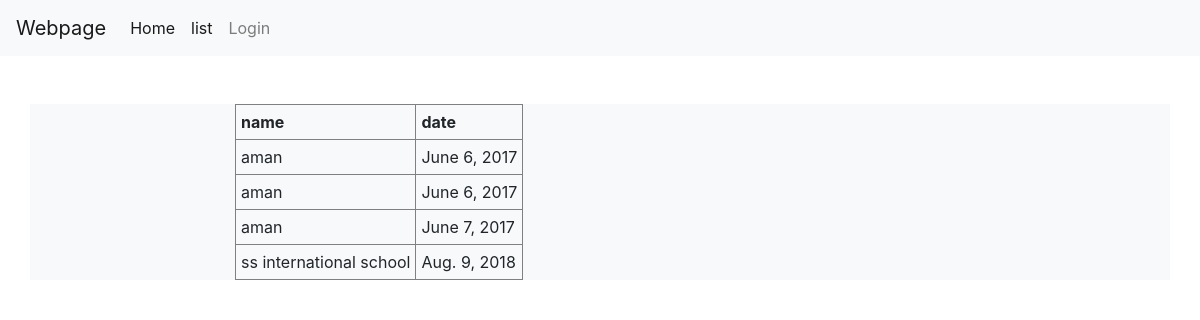
The page /second/list/ on the database its author committed.
### second_app/models.py (models this page shows, shortened)
class AccessRecord(models.Model):
    name=models.ForeignKey(Webpage)
    date=models.DateField()

class Webpage(models.Model):
    topic=models.ForeignKey(Topic)
    name=models.CharField(max_length=264,unique=True)
    url=models.URLField(unique=True)
    def __str__(self):
        return self.name

### second_app/views.py (the view)
def dater(request):
    date_list=AccessRecord.objects.order_by('date')
    dic={'my_list':date_list}
    return render(request,'list.html',context=dic)

### templates/list.html
{% extends 'first_app/basic.html' %}
{% block body_block%}
    {% load staticfiles %}
    {% if my_list %}
        <table  border="1" cellpadding="5" cellspacing="0">
                <tr style="font-weight:bolder">
                    <td>name</td>
                    <td>date</td>
                </tr>
            {% for l in my_list %}
                <tr>
                    <td>{{ l.name }}</td>
                    <td>{{ l.date }}</td>
                </tr>
            {% endfor %}
        </table>
    {% endif %}
{% endblock %}

### rows shown on the page
AccessRecord: name "aman", date "June 6, 2017"
AccessRecord: name "aman", date "June 6, 2017"
AccessRecord: name "aman", date "June 7, 2017"
AccessRecord: name "ss international school", date "Aug. 9, 2018"
